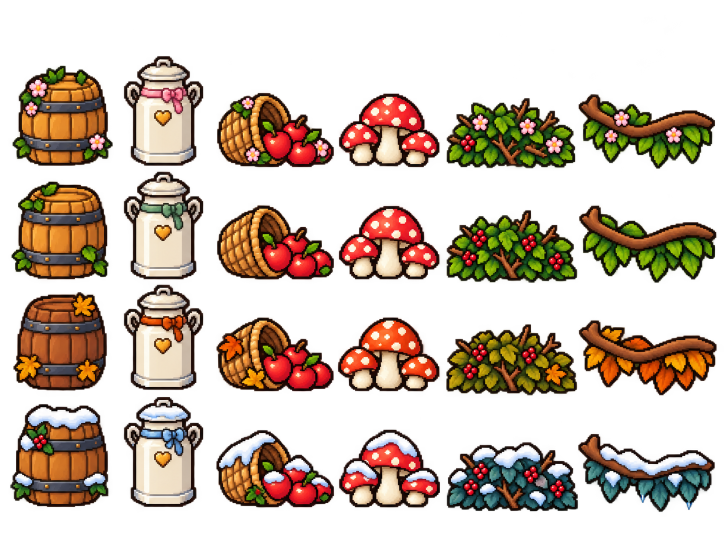
#> input picture assets/seasons/new-obstacles-v2/sources/four-seasons-approved.png, 1448 x 1086 px (shown at 1/2 size)
$ python prepare-new-obstacles.py
#> lines starting #> are read from the running program, lines starting #| are printed output that depends on the picture
"""Package the approved four-season image. No redraw, color edit or shape distortion."""
from pathlib import Path
import hashlib
import json
from PIL import Image
import numpy as np
from scipy.ndimage import label, find_objects

root = Path(__file__).resolve().parents[1] / "assets/seasons/new-obstacles-v2"
path = root / "sources/four-seasons-approved.png"
source = Image.open(path).convert("RGBA")
#> source is the input picture: PIL image 1448x1086 RGBA; mean R, G, B, A 55.5, 39.7, 26, 99.2
labels, _ = label(np.array(source.getchannel("A")) >= 128)
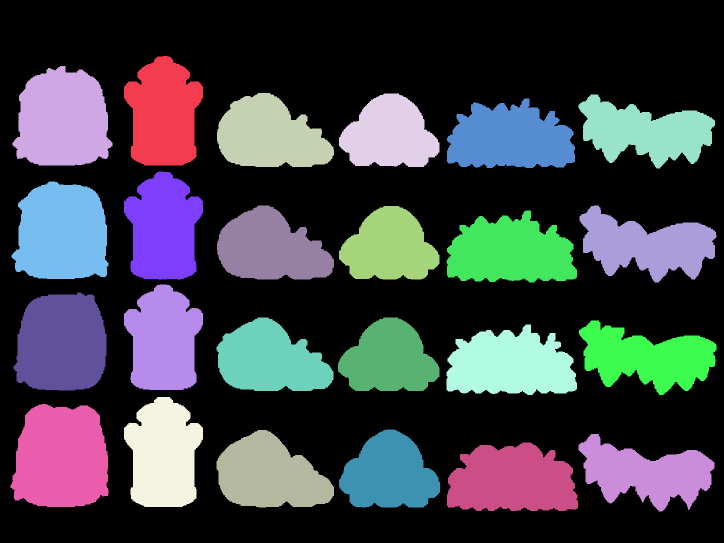
#> labels: shape (1086, 1448) int32 (shown at 1/2 size); 25 distinct labels, from 0 to 24; one colour per label, 0 black
counts = np.bincount(labels.ravel())
#> counts = 25 values, max 954351 at index 0, min 20921 at index 4, mean 62901.1
boxes = [(b[1].start, b[0].start, b[1].stop, b[0].stop)
         for i, b in enumerate(find_objects(labels)) if counts[i + 1] > 2000]
#> boxes = 24 items, first 6: (248, 112, 406, 331), (25, 132, 225, 331), (434, 186, 668, 334), (678, 187, 879, 334), (1157, 189, 1430, 337), (894, 197, 1150, 336)
assert len(boxes) == 24, f"Expected 24 isolated subjects, found {len(boxes)}"
kinds = ["WoodBarrel", "MilkChurn", "FruitBasket", "MushroomCluster", "Bramble", "HangingBranch"]
seasons = ["spring", "summer", "autumn", "winter"]
atlas = Image.new("RGBA", (280 * 6, 232 * 4))
#> atlas: PIL image 1680x928 RGBA; every value is 0
frames, processing = {}, []
for row, (season, y0, y1) in enumerate(zip(seasons, [90, 340, 568, 792], [340, 568, 792, 1030])):
    subjects = sorted([b for b in boxes if y0 <= b[1] < y1], key=lambda b: b[0])
    assert len(subjects) == 6
    frames[season] = {}
    for column, (kind, box) in enumerate(zip(kinds, subjects)):
        tile = source.crop(box)
        assert tile.width <= 276 and tile.height <= 228
        x, y = column * 280 + 2, row * 232 + 2
        atlas.paste(tile, (x, y))
        frames[season][kind] = dict(x=x, y=y, width=tile.width, height=tile.height)
        processing.append(dict(season=season, kind=kind, sourceBounds=box, frame=frames[season][kind]))
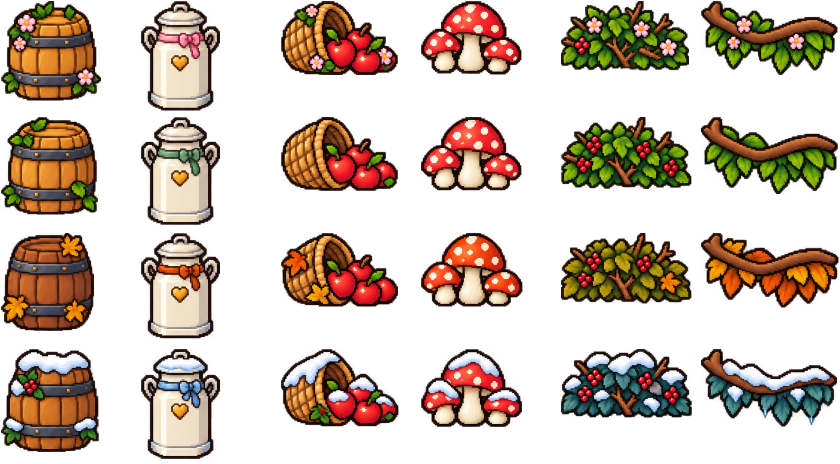
#> atlas: PIL image 1680x928 RGBA (shown at 1/2 size); mean R, G, B, A 54.7, 39.3, 25.7, 99.9; transparent parts drawn white
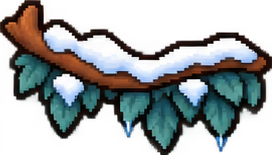
#> tile: PIL image 272x155 RGBA; mean R, G, B, A 57.3, 61.6, 62, 139.8; transparent parts drawn white
#> after the loop, frames = 4 items; processing = 24 items
atlas.save(root / "runtime/new-obstacles-atlas.png")
(root / "frames.json").write_text(json.dumps(frames, indent=2), encoding="utf-8")
(root / "processing.json").write_text(json.dumps(dict(
    sourceSha256=hashlib.sha256(path.read_bytes()).hexdigest(), sourceSize=source.size,
    runtimeSize=atlas.size, sourceUnmodified=True, resampling="none during packing; nearest-neighbor uniform fit at runtime",
    alpha="preserved during packing; runtime uses existing >=128 hard-edge convention", frames=processing), indent=2), encoding="utf-8")
print(f"Packed {len(processing)} sprites into {atlas.size}")
#| Packed 24 sprites into (1680, 928)
